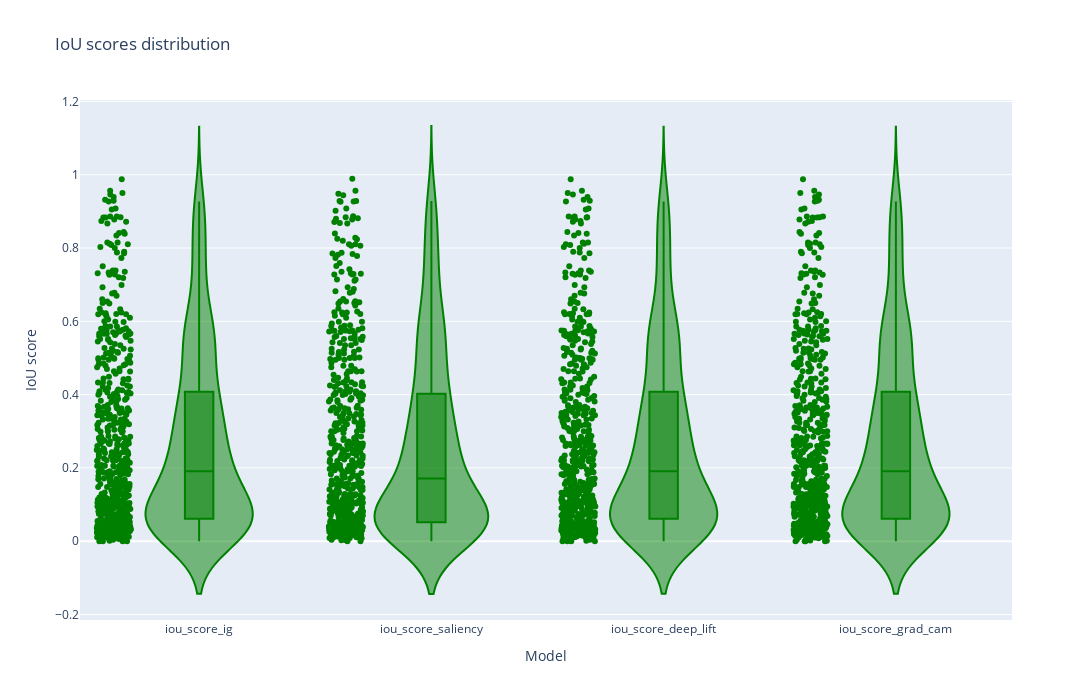

The notebook cell saved with this chart:
### Code cell
fig = px.violin(df_res[['iou_score_ig', 'iou_score_saliency','iou_score_deep_lift', 'iou_score_grad_cam']], points="all", color_discrete_sequence=['green'], title='IoU scores distribution', box=True, width=1400, height=700)
fig.update_layout(xaxis_title='Model', yaxis_title='IoU score')
fig.show()
fig.write_html('iou_distribution_interpretabilities.html')
fig.write_image('iou_distribution_interpretabilities.png')

### Figure 1 — Plotly figure (JSON) as saved in the notebook; plotly's stock layout.template omitted (floating-point values rounded to 4 significant figures; data arrays with more than 128 entries replaced by an {"elided": "..."} marker saying what was removed)
{"data": [{"alignmentgroup": "True", "box": {"visible": true}, "hovertemplate": "variable=%{x}<br>value=%{y}<extra></extra>", "legendgroup": "", "marker": {"color": "green"}, "name": "", "offsetgroup": "", "orientation": "v", "points": "all", "scalegroup": "True", "showlegend": false, "type": "violin", "x": {"elided": "2400 str values"}, "x0": " ", "xaxis": "x", "y": {"elided": "2400 float values"}, "y0": " ", "yaxis": "y"}], "layout": {"height": 700, "legend": {"tracegroupgap": 0}, "title": {"text": "IoU scores distribution"}, "violinmode": "group", "width": 1400, "xaxis": {"anchor": "y", "domain": [0, 1], "title": {"text": "Model"}}, "yaxis": {"anchor": "x", "domain": [0, 1], "title": {"text": "IoU score"}}}}
